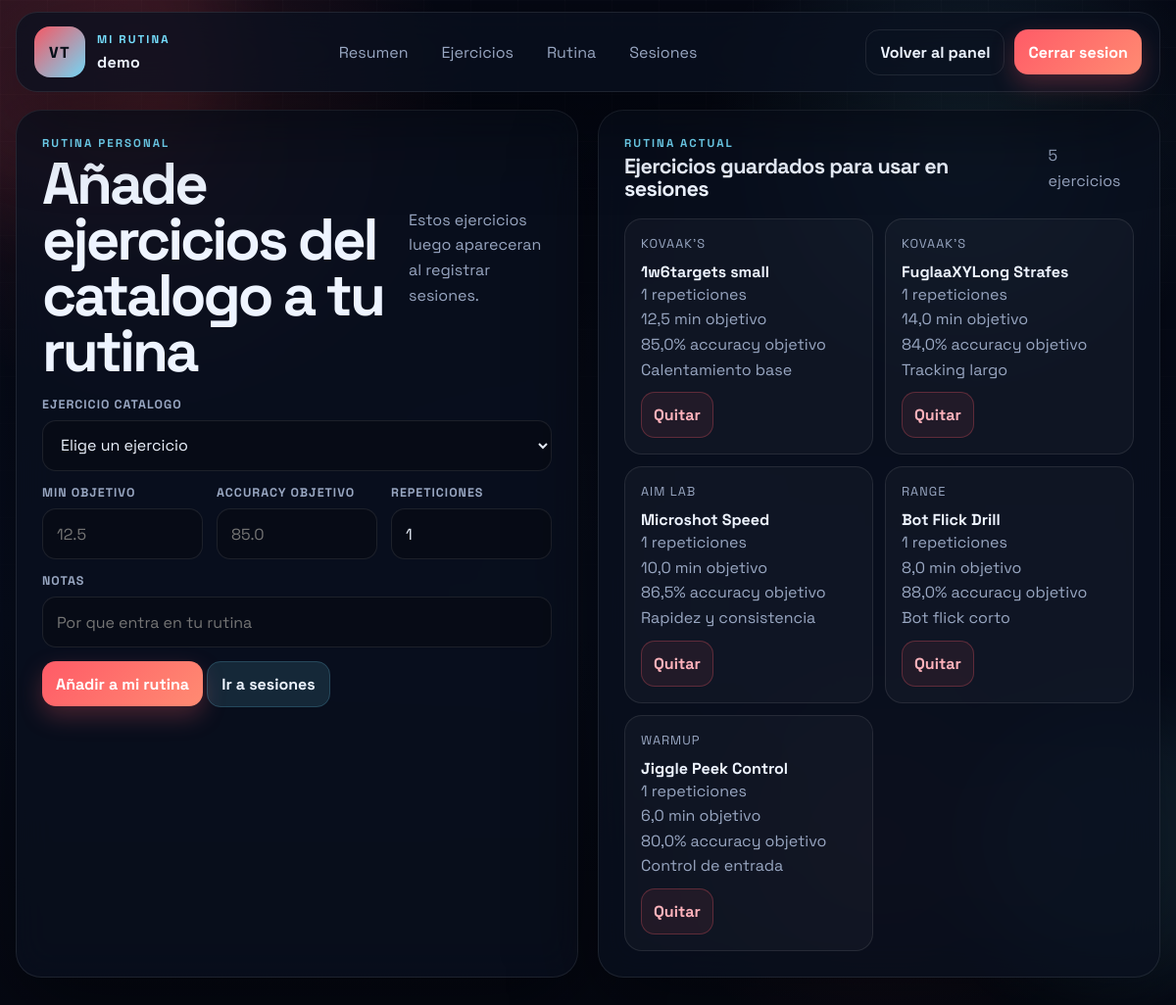
Page /routine.php (signed in) on the committed database.
### tables this page shows
CREATE TABLE IF NOT EXISTS users (
    id INT UNSIGNED NOT NULL AUTO_INCREMENT,
    username VARCHAR(50) NOT NULL,
    email VARCHAR(120) NOT NULL,
    password_hash VARCHAR(255) NOT NULL,
    created_at TIMESTAMP NOT NULL DEFAULT CURRENT_TIMESTAMP,
    updated_at TIMESTAMP NOT NULL DEFAULT CURRENT_TIMESTAMP ON UPDATE CURRENT_TIMESTAMP,
    PRIMARY KEY (id),
    UNIQUE KEY uq_users_username (username),
    UNIQUE KEY uq_users_email (email)
);

CREATE TABLE IF NOT EXISTS user_routine_items (
    id INT UNSIGNED NOT NULL AUTO_INCREMENT,
    user_id INT UNSIGNED NOT NULL,
    routine_name VARCHAR(120) NOT NULL DEFAULT 'Rutina principal',
    exercise_id INT UNSIGNED NOT NULL,
    sort_order INT NOT NULL DEFAULT 0,
    repetitions INT UNSIGNED NOT NULL DEFAULT 1,
    target_minutes DECIMAL(6,2) NULL,
    target_accuracy DECIMAL(5,2) NULL,
    notes TEXT NULL,
    created_at TIMESTAMP NOT NULL DEFAULT CURRENT_TIMESTAMP,
    updated_at TIMESTAMP NOT NULL DEFAULT CURRENT_TIMESTAMP ON UPDATE CURRENT_TIMESTAMP,
    PRIMARY KEY (id),
    UNIQUE KEY uq_user_routine_user_name_exercise (user_id, routine_name, exercise_id),
    KEY idx_user_routine_user (user_id),
    KEY idx_user_routine_name (routine_name),
    KEY idx_user_routine_exercise (exercise_id),
    CONSTRAINT fk_user_routine_user
        FOREIGN KEY (user_id) REFERENCES users (id)
        ON DELETE CASCADE,
    CONSTRAINT fk_user_routine_exercise
        FOREIGN KEY (exercise_id) REFERENCES training_exercises (id)
        ON DELETE CASCADE
);

CREATE TABLE IF NOT EXISTS training_exercises (
    id INT UNSIGNED NOT NULL AUTO_INCREMENT,
    platform VARCHAR(40) NOT NULL,
    exercise_name VARCHAR(190) NOT NULL,
    notes TEXT NULL,
    created_at TIMESTAMP NOT NULL DEFAULT CURRENT_TIMESTAMP,
    updated_at TIMESTAMP NOT NULL DEFAULT CURRENT_TIMESTAMP ON UPDATE CURRENT_TIMESTAMP,
    PRIMARY KEY (id),
    UNIQUE KEY uq_training_exercises_platform_name (platform, exercise_name)
);

### helpers.php (called while the page is built, shortened)
<?php
function h($value): string
{
    return htmlspecialchars((string) $value, ENT_QUOTES, 'UTF-8');
}
function asset_version(string $path): string
{
    $absolutePath = __DIR__ . '/' . ltrim($path, '/');
    $modifiedTime = @filemtime($absolutePath);
    return $modifiedTime !== false ? (string) $modifiedTime : (string) time();
}
function current_user(PDO $pdo): ?array
{
    $statement = $pdo->prepare('SELECT id, username, email, created_at FROM users WHERE id = :id LIMIT 1');
    $statement->execute(['id' => (int) $_SESSION['user_id']]);
    $user = $statement->fetch();
    return $user ?: null;
}
function format_int_es(int $value): string
{
    return number_format($value, 0, ',', '.');
}
function format_float_es(float $value, int $decimals = 2): string
{
    return number_format($value, $decimals, ',', '.');
}
function column_exists(PDO $pdo, string $table, string $column): bool
{
    static $cache = [];
    $cacheKey = $table . '.' . $column;
    $statement = $pdo->prepare(
        'SELECT 1
         FROM information_schema.columns
         WHERE table_schema = DATABASE()
           AND table_name = :table_name
           AND column_name = :column_name
         LIMIT 1'
    );
    $statement->execute([
        'table_name' => $table,
        'column_name' => $column,
    ]);
    $cache[$cacheKey] = (bool) $statement->fetchColumn();
    return $cache[$cacheKey];
}

### app_context.php (called while the page is built, shortened)
<?php
function fetch_user_routine_items(PDO $pdo, int $userId): array
{
    $hasRepetitions = column_exists($pdo, 'user_routine_items', 'repetitions');
    $statement = $pdo->prepare(
        'SELECT uri.id, uri.user_id, uri.exercise_id, uri.sort_order, ' . ($hasRepetitions ? 'uri.repetitions' : '1 AS repetitions') . ', uri.target_minutes, uri.target_accuracy, uri.notes,
                te.platform, te.exercise_name, te.notes AS exercise_notes
         FROM user_routine_items uri
         INNER JOIN training_exercises te ON te.id = uri.exercise_id
         WHERE uri.user_id = :user_id
         ORDER BY uri.sort_order ASC, uri.id ASC'
    );
    $statement->execute(['user_id' => $userId]);
    return $statement->fetchAll();
}

### routine.php (the view, shortened to what this page needs)
<?php
require_once __DIR__ . '/db.php';
require_once __DIR__ . '/helpers.php';
require_once __DIR__ . '/app_context.php';
$pdo = null;
try {
    $pdo = db();
} catch (Throwable $throwable) {
    $dbError = 'No se pudo conectar a la base de datos. Revisa la configuracion de InfinityFree.';
}
$user = null;
$routineItems = [];
if ($pdo instanceof PDO) {
    $user = current_user($pdo);
    $routineItems = fetch_user_routine_items($pdo, (int) $user['id']);
}
?>
<!doctype html>
<html lang="es">
<head>
  <link rel="stylesheet" href="styles.css?v=<?= h(asset_version('styles.css')) ?>" />
</head>
<body>
  <div class="bg-orb orb-a"></div>
  <div class="bg-orb orb-b"></div>
  <div class="bg-grid"></div>
  <header class="site-header card">
    <div class="brand brand-lockup">
      <div class="brand-mark">VT</div>
      <div>
        <p class="eyebrow">Mi rutina</p>
        <h1><?= $user ? h($user['username']) : 'Training Log' ?></h1>
      </div>
    </div>
    <nav class="site-nav" aria-label="Principal">
      <a href="dashboard.php">Resumen</a>
      <a href="exercises.php">Ejercicios</a>
      <a href="routine.php">Rutina</a>
      <a href="sessions.php">Sesiones</a>
    </nav>
    <div class="header-actions">
      <a class="ghost-btn" href="dashboard.php">Volver al panel</a>
      <form action="actions.php" method="post" class="header-logout-form">
        <button class="primary-btn" type="submit">Cerrar sesion</button>
      </form>
    </div>
  </header>
  <main class="page-shell page-shell-two">
    <section class="card overview-card">
      <div class="section-title">
        <div>
          <p class="eyebrow">Rutina personal</p>
          <h2>Añade ejercicios del catalogo a tu rutina</h2>
        </div>
        <p class="small-muted">Estos ejercicios luego apareceran al registrar sesiones.</p>
      </div>
      <form class="entry-form compact-form" action="actions.php" method="post">
        <div class="form-grid-three">
          <label class="full">
            <span>Ejercicio catalogo</span>
            <select name="exercise_id" required>
              <option value="">Elige un ejercicio</option>
            </select>
          </label>
          <label>
            <span>Min objetivo</span>
            <input type="text" name="target_minutes" placeholder="12.5" />
          </label>
          <label>
            <span>Accuracy objetivo</span>
            <input type="text" name="target_accuracy" placeholder="85.0" />
          </label>
          <label>
            <span>Repeticiones</span>
            <input type="number" name="routine_repetitions" min="1" value="1" />
          </label>
          <label class="full">
            <span>Notas</span>
            <input type="text" name="routine_item_notes" placeholder="Por que entra en tu rutina" />
          </label>
        </div>
        <div class="actions">
          <button class="primary-btn" type="submit">Añadir a mi rutina</button>
          <a class="secondary-btn" href="sessions.php">Ir a sesiones</a>
        </div>
      </form>
    </section>
    <section class="card overview-card">
      <div class="section-title">
        <div>
          <p class="eyebrow">Rutina actual</p>
          <h3>Ejercicios guardados para usar en sesiones</h3>
        </div>
        <p class="small-muted"><?= h((string) count($routineItems)) ?> ejercicios</p>
      </div>
      <div class="routine-grid">
        <?php foreach ($routineItems as $routineItem): ?>
          <article class="routine-card">
            <div>
              <p class="panel-label"><?= h((string) $routineItem['platform']) ?></p>
              <h4><?= h((string) $routineItem['exercise_name']) ?></h4>
              <p class="small-muted"><?= h(format_int_es((int) $routineItem['repetitions'])) ?> repeticiones</p>
              <p class="small-muted"><?= h($routineItem['target_minutes'] !== null ? format_float_es((float) $routineItem['target_minutes'], 1) . ' min objetivo' : 'Sin min objetivo') ?></p>
              <p class="small-muted"><?= h($routineItem['target_accuracy'] !== null ? format_float_es((float) $routineItem['target_accuracy'], 1) . '% accuracy objetivo' : 'Sin accuracy objetivo') ?></p>
              <p class="small-muted"><?= h((string) ($routineItem['notes'] ?: 'Sin notas')) ?></p>
            </div>
            <form action="actions.php" method="post" onsubmit="return confirm('Eliminar este ejercicio de tu rutina?');">
              <button class="row-action" type="submit">Quitar</button>
            </form>
          </article>
        <?php endforeach; ?>
      </div>
    </section>
  </main>
</body>
</html>

### rows in the picture
users: username "demo"
user_routine_items: exercise.platform "KOVAAK'S", exercise.exercise_name "1w6targets small", repetitions "1", target_minutes "12,5 min objetivo", target_accuracy "85,0% accuracy objetivo", notes "Calentamiento base"
user_routine_items: exercise.platform "KOVAAK'S", exercise.exercise_name "FuglaaXYLong Strafes", repetitions "1", target_minutes "14,0 min objetivo", target_accuracy "84,0% accuracy objetivo", notes "Tracking largo"
user_routine_items: exercise.platform "AIM LAB", exercise.exercise_name "Microshot Speed", repetitions "1", target_minutes "10,0 min objetivo", target_accuracy "86,5% accuracy objetivo", notes "Rapidez y consistencia"
user_routine_items: exercise.platform "RANGE", exercise.exercise_name "Bot Flick Drill", repetitions "1", target_minutes "8,0 min objetivo", target_accuracy "88,0% accuracy objetivo", notes "Bot flick corto"
user_routine_items: exercise.platform "WARMUP", exercise.exercise_name "Jiggle Peek Control", repetitions "1", target_minutes "6,0 min objetivo", target_accuracy "80,0% accuracy objetivo", notes "Control de entrada"

### other values in the picture
count($routineItems) "5"
